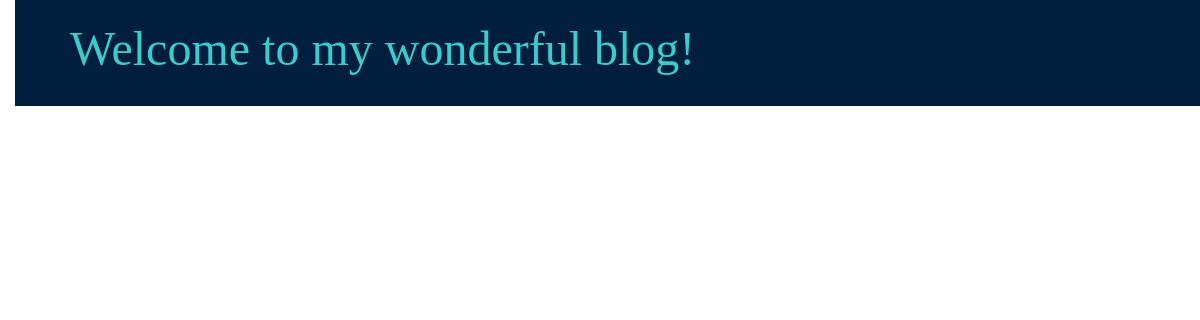
The app's page /, older data.
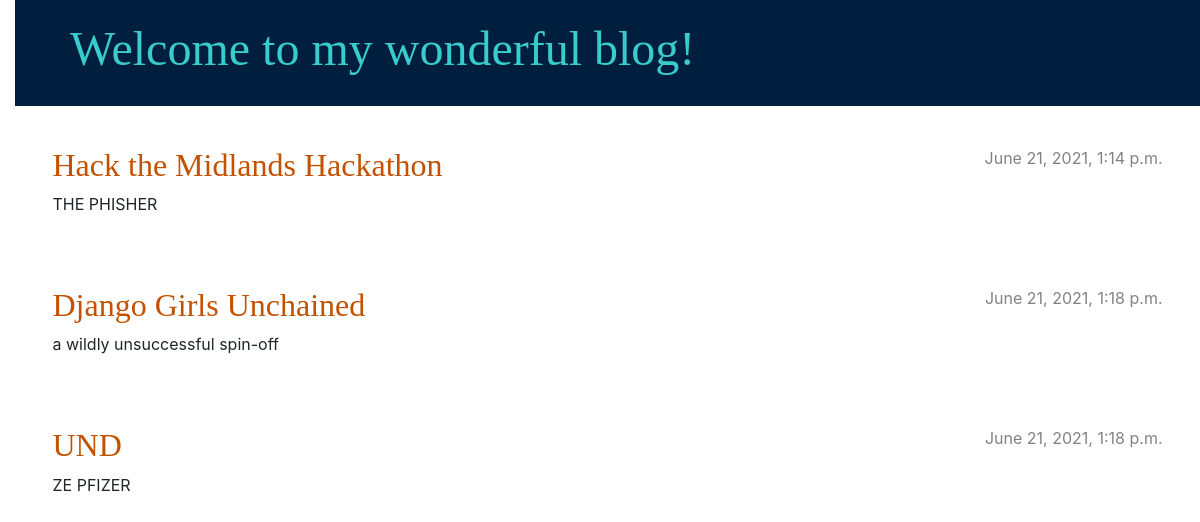
The same page, newer data.
### blog/models.py (models this page shows, shortened)
class Post(models.Model):
    author = models.ForeignKey(settings.AUTH_USER_MODEL, on_delete=models.CASCADE)
    title = models.CharField(max_length=200)
    text = models.TextField()
    created_date = models.DateTimeField(default=timezone.now)
    published_date = models.DateTimeField(blank=True, null=True)

### blog/views.py (the view)
# urls.py: path('', views.post_list, name='post_list'),
def post_list(request):
    posts = Post.objects.filter(published_date__lte=timezone.now()).order_by('published_date')
    return render(request, 'blog/post_list.html', {'posts':posts})

### blog/templates/blog/post_list.html (shortened to what this page needs)
{% load static %}
<!DOCTYPE html>
<html>
    <head>
        <link rel="stylesheet" href="https://cdn.jsdelivr.net/npm/bootstrap@4.5.3/dist/css/bootstrap.min.css"
>
        <link rel="stylesheet" href="{% static 'css/blog.css' %}">
    </head>
    <body>
        <header class="page-header">
            <div class="container">
            <h1>Welcome to my wonderful blog!</h1>
            </div>
        </header>
        <main class="container">
            <div class="row">
                <div class="col">
                    {% for post in posts %}
                        <article class="post">
                            <time class="date">
                                {{ post.published_date }}
                            </time>
                            <h2><a href="">{{ post.title }}</a></h2>
                            <p>{{ post.text|linebreaksbr }}</p>
                        </article>
                    {% endfor %}
                </div>
            </div>
        </main>
</html>

### blog/static/css/blog.css (style rules this page uses)
.page-header { background-color: #001f3f; margin-top: 0px; margin-bottom: 40px; padding: 20px 20px 20px 40px; }
.page-header h1, .page-header h1 a, .page-header h1 a:visited, .page-header h1 a:active { color: #39CCCC; font-size: 36pt; text-decoration: none; font-family: 'Alegreya'; }
h2, h2 a, h3, h4 { font-family: 'Alegreya'; color: #001f3f; }
body { padding-left: 15px; }
.date { color: #828282; }
.post { margin-bottom: 70px; }
.post h2 a { color: #001f3f; }
.post > .date, .post > .actions { float: right; }

Row changes from the older to the newer data that the page shows:
added Post: published_date "June 21, 2021, 1:14 p.m.", title "Hack the Midlands Hackathon", text "THE PHISHER"
added Post: published_date "June 21, 2021, 1:18 p.m.", title "Django Girls Unchained", text "a wildly unsuccessful spin-off"
added Post: published_date "June 21, 2021, 1:18 p.m.", title "UND", text "ZE PFIZER"
